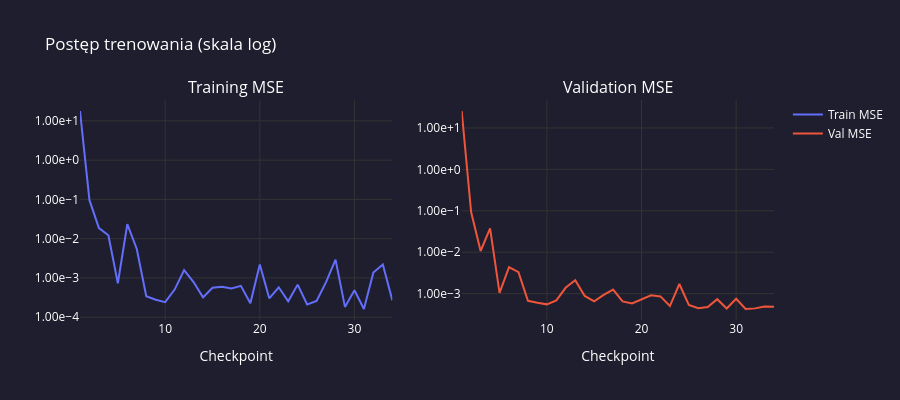

This figure's notebook cell:
### Markdown cell above
---
### 4b. Krzywe uczenia

### Code cell
pokaz_postep_trenowania(own_trainer.loss_history, own_trainer.val_mse_history)

### Figure 1 — Plotly figure (JSON) as saved in the notebook; plotly's stock layout.template omitted (floating-point values rounded to 4 significant figures)
{"data": [{"line": {"color": "#636EFA"}, "name": "Train MSE", "type": "scatter", "x": [1, 2, 3, 4, 5, 6, 7, 8, 9, 10, 11, 12, 13, 14, 15, 16, 17, 18, 19, 20, 21, 22, 23, 24, 25, 26, 27, 28, 29, 30, 31, 32, 33, 34], "xaxis": "x", "y": [17.84, 0.0953, 0.01852, 0.01222, 0.00073, 0.02349, 0.005451, 0.000342, 0.000277, 0.000241, 0.000503, 0.001582, 0.000784, 0.000319, 0.000559, 0.000595, 0.00054, 0.000626, 0.000226, 0.00218, 0.000301, 0.000575, 0.000253, 0.000673, 0.00021, 0.000258, 0.00078, 0.002924, 0.000182, 0.000483, 0.000161, 0.001374, 0.002194, 0.000271], "yaxis": "y"}, {"line": {"color": "#EF553B"}, "name": "Val MSE", "type": "scatter", "x": [1, 2, 3, 4, 5, 6, 7, 8, 9, 10, 11, 12, 13, 14, 15, 16, 17, 18, 19, 20, 21, 22, 23, 24, 25, 26, 27, 28, 29, 30, 31, 32, 33, 34], "xaxis": "x2", "y": [25.73, 0.09213, 0.01069, 0.03756, 0.001039, 0.004344, 0.003288, 0.000671, 0.000603, 0.00055, 0.000687, 0.001401, 0.002108, 0.000877, 0.000648, 0.000929, 0.001256, 0.000649, 0.00058, 0.000741, 0.000912, 0.000856, 0.000501, 0.001707, 0.000534, 0.000445, 0.000473, 0.000732, 0.000437, 0.000753, 0.000425, 0.00044, 0.000489, 0.000485], "yaxis": "y2"}], "layout": {"annotations": [{"font": {"size": 16}, "showarrow": false, "text": "Training MSE", "x": 0.225, "xanchor": "center", "xref": "paper", "y": 1, "yanchor": "bottom", "yref": "paper"}, {"font": {"size": 16}, "showarrow": false, "text": "Validation MSE", "x": 0.775, "xanchor": "center", "xref": "paper", "y": 1, "yanchor": "bottom", "yref": "paper"}], "font": {"color": "white"}, "height": 400, "paper_bgcolor": "#1e1e2e", "plot_bgcolor": "#1e1e2e", "title": {"text": "Postęp trenowania (skala log)"}, "xaxis": {"anchor": "y", "domain": [0, 0.45], "gridcolor": "#333", "title": {"text": "Checkpoint"}}, "xaxis2": {"anchor": "y2", "domain": [0.55, 1], "gridcolor": "#333", "title": {"text": "Checkpoint"}}, "yaxis": {"anchor": "x", "domain": [0, 1], "gridcolor": "#333", "tickformat": ".2e", "type": "log"}, "yaxis2": {"anchor": "x2", "domain": [0, 1], "gridcolor": "#333", "tickformat": ".2e", "type": "log"}}}
